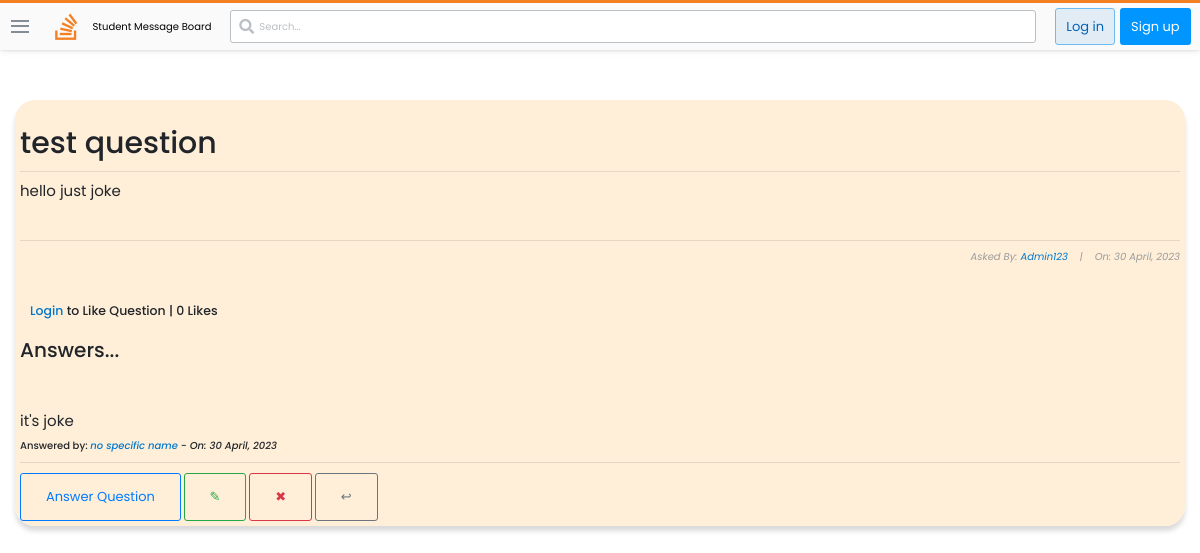
The app's page /questions/9/ with its own data.
### stackbase/models.py (models this page shows, shortened)
class Question(models.Model):
    user = models.ForeignKey(User, on_delete=models.CASCADE)
    title = models.CharField(max_length=10000)
    content = RichTextField()
    likes = models.ManyToManyField(User, related_name='question_post')
    date_created = models.DateTimeField(default=timezone.now)
    def total_likes(self):
        return self.likes.count()

class Comment(models.Model):
    question = models.ForeignKey(Question, related_name="comment", on_delete=models.CASCADE)
    name = models.CharField(max_length=1000)
    content = RichTextField()
    date_created = models.DateTimeField(default=timezone.now)

### stackbase/views.py (the view)
# urls.py: path('questions/<int:pk>/', views.QuestionDetailView.as_view(), name="question-detail"),
class QuestionDetailView(DetailView):
    model = Question
    def get_context_data(self, *args, **kwargs):
        context = super(QuestionDetailView, self).get_context_data()
        something = get_object_or_404(Question, id=self.kwargs['pk'])
        total_likes = something.total_likes()
        liked = False
        if something.likes.filter(id=self.request.user.id).exists():
            liked = True
        context['total_likes'] = total_likes
        context['liked'] = liked
        return context

### stackbase/templates/stackbase/question_detail.html (shortened to what this page needs)
{% extends 'base.html' %}
{% block content %}
<!DOCTYPE html>
<html lang="en">
<head>
</head>
<body>
    <div class="container">
        <div class="list-question">
            <div class="questions">
                <div class="container" style="background-color: rgba(255, 235, 209, 0.808); padding: 5px; box-shadow: rgba(0, 0, 0, 0.15) 0px 5px 5px 0px; border-radius: 20px;" >
                    <h3 id="fh3">{{question.title}}</h3>
                    <hr>
                    <h6 id="fh6">{{ question.content|safe }}</h6>
                    <hr>
                    <h6 id="fh6" style="font-size: 10px; font-style: italic; color: rgb(155, 155, 155); text-align: right;">Asked By: <a href="{% url 'profile' %}">{{ object.user|title }}</a>&nbsp;&nbsp;&nbsp; |&nbsp;&nbsp;&nbsp; On: {{ object.date_created|date:"j F, Y" }}</h6>
                    <br>
                        <form action="{% url 'stackbase:like_post' object.pk %}" method="POST">
                            {% if user.is_authenticated %}
                                {% if liked %}
                                    <div style="display: flex; align-items: center; margin-left: 10px;">
                                        <button type="submit" name="question_id" value="{{ question.id }}" style="border: none; border-radius: 60px;"><img src="https://image.similarpng.com/very-thumbnail/2020/06/Dislike-icon-transparent-PNG.png" alt="" style="width: 40px;"></button> <h5 style="margin-left: 10px; cursor: pointer;"> |  {{ total_likes }} Likes</h5>
                                    </div>
                                {% else %}
                                    <div style="display: flex; align-items: center; margin-left: 10px;">
                                        <button type="submit" name="question_id" value="{{ question.id }}" style="border: none; border-radius: 30px;"><img src="https://i.pinimg.com/originals/39/44/6c/39446caa52f53369b92bc97253d2b2f1.png" alt="" style="width: 40px;"></button> <h5 style="margin-left: 10px; cursor: pointer;"> |  {{ total_likes }} Likes</h5>
                                    </div>
                                {% endif %}
                            {% else %}
                                <h5 style="margin-left: 10px; cursor: pointer;"><a href="{% url 'login' %}">Login</a> to Like Question |  {{ total_likes }} Likes</h5>
                            {% endif %}
                        </form>
                    <br>
                    <h2>Answers...</h2> <br><br><br>
                    {% if not question.comment.all %}
                        <h3>No Answers yet... <a href="">Answer Question</a> </h3>
                    {% else %}
                        {% for comment in question.comment.all %}
                            <h3 style="font-weight: normal; font-size: 15px;">{{comment.content|safe}}</h3>
                            <h3 style="font-size: 10px;">Answered by: <i><a href="">{{comment.name}}</a> - On: {{comment.date_created|date:"j F, Y"}}</i></h3>
                            <hr>
                        {% endfor %}
                    {% endif %}
                    <a class="btn btn-outline-primary" id="fa" href="{% url 'stackbase:question-comment' question.id %}" style="text-decoration: none;">Answer Question</a>
                    <a style="text-decoration: none; " class="btn btn-outline-success" href="{% url 'stackbase:question-update' question.id %}">&#x270E;</a>
                    <a style="text-decoration: none; " class="btn btn-outline-danger" href="{% url 'stackbase:question-delete' question.id %}">&#x2716;</a>
                    <a style="text-decoration: none; " class="btn btn-outline-secondary" href="{% url 'stackbase:question-lists' %}">&#x21a9;</a>
                </div> <br><br>
                </div> <br>
            </div>
        </div>
        <br>
</body>
</html>
{% endblock content %}

### static/main.css (style rules this page uses)
:root { --white: #fff; --black: #0c0d0e; --orange: #f48024; --yellow: #fbf2d4; --green: #5eba7d; --blue: #0077cc; --powder: #e1ecf4; --red: #d1383d; --black-025: #fafafb; --black-050: #eff0f1; --black-075: #e4e6e8; --black-100: #d6d9dc; --black-150: #c8ccd0; --black-200: #bbc0c4; --black-300: #9fa6ad; --black-350: #9199a1; --black-400: #848d95; --black-500: #6a737c; --black-600: #535a60; --black-700: #3c4146; --black-750: #2f3337; --black-800: #242729; --black-900: #0c0d0e; --orange-050: #fff7f2; --orange-100: #fee3cf; --orange-200: #fcd0ad; --orange-300: #f7aa6d; --orange-400: #f48024; --orange-500: #f2720c; --orange-600: #da670b; --orange-700: #bd5c00; --orange-800: #a35200; --orange-900: #874600; --blue-050: #f2f9ff; --blue-100: #cfeafe; --blue-200: #addafc; --blue-300: #6cbbf7; --blue-400: #379fef; --blue-500: #0095ff; --blue-600: #0077cc; --blue-700: #0064bd; --blue-800: #0054a3; --blue-900: #004487; --powder-050: #f4f8fb; --powder-100: #e1ecf4; --powder-200: #d1e5f1; --powder-300: #b3d3ea; --powder-400: #a0c7e4; --powder-500: #7aa7c7; --powder-600: #5b8db1; --powder-700: #39739d; --powder-800: #2c5777; --powder-900: #1e3c52; --green-025: #eef8f1; --green-050: #dcf0e2; --green-100: #cae8d4; --green-200: #a6d9b7; --green-300: #82ca9a; --green-400: #5eba7d; --green-500: #48a868; --green-600: #3d8f58; --green-700: #2f6f44; --green-800: #29603b; --green-900: #1e472c; --yellow-050: #fdf7e3; --yellow-100: #fbf2d4; --yellow-200: #f1e5bc; --yellow-300: #e6d178; --yellow-400: #e9c63f; --yellow-500: #ddb624; --yellow-600: #cea51b; --yellow-700: #b89516; --yellow-800: #9f8010; --yellow-900: #826a0b; --red-050: #fdf3f4; --red-100: #f9d3d7; --red-200: #f4b4bb; --red-300: #e87c87; --red-400: #de535e; --red-500: #d1383d; --red-600: #c02d2e; --red-700: #ac2726; --red-800: #942121; --red-900: #7a1819; --gold: #ffcc01; --gold-lighter: #fff4d1; --gold-darker: #f1b600; --silver: #b4b8bc; --silver-lighter: #e8e8e8; --silver-darker: #9a9c9f; --bronze: #caa789; --bronze-lighter: #f2e9e1; --bronze-darker: #ab825f; --fc-dark: #0c0d0e; --fc-medium: #3c4146; --fc-light: #6a737c; --focus-ring: rgba(0,149,255,0.15); --focus-ring-success: rgba(166,217,183,0.4); --focus-ring-warning: rgba(233,198,63,0.4); --focus-ring-error: rgba(192,45,46,0.15); --focus-ring-muted: rgba(36,39,41,0.1); --bs-sm: 0 1px 2px rgba(0,0,0,0.05),0 1px 4px rgba(0,0,0,0.05),0 2px 8px rgba(0,0,0,0.05); --bs-md: 0 1px 3px rgba(0,0,0,0.06),0 2px 6px rgba(0,0,0,0.06),0 3px 8px rgba(0,0,0,0.09); --bs-lg: 0 1px 4px rgba(0,0,0,0.09),0 3px 8px rgba(0,0,0,0.09),0 4px 13px rgba(0,0,0,0.13); --scrollbar: rgba(0,0,0,0.2); --highlight-bg: #f6f6f6; --highlight-color: #2f3337; --highlight-comment: #656e77; --highlight-punctuation: var(--black-600); --highlight-namespace: #b75501; --highlight-attribute: #015692; --highlight-literal: #b75501; --highlight-symbol: #803378; --highlight-keyword: #015692; --highlight-variable: #54790d; --highlight-addition: #2f6f44; --highlight-deletion: #c02d2e; --dark-blue:#2b2d6e; --magnolia:#f7f6f9; }
*, *::before, *::after { margin: 0; padding: 0; box-sizing: border-box; }
html { font-family: Arial, "Helvetica Neue", Helvetica, sans-serif; font-size: 10px; color: var(--black-800); }
.container { width: 100%; max-width: 126.4rem; margin: 0 auto; padding: 0 1.5rem; }
a { text-decoration: none; color: var(--blue-600); cursor: pointer; }
.btn { text-align: center; font-size: 1.3rem; border-radius: 3px; transition: all 0.5s; padding: 1.3rem 2.5rem; }

### stackbase/templates/stackbase/question_detail.html (style rules this page uses)
body { margin-top: 100px; font-family: 'Poppins', sans-serif; }
#fh3 { text-align: center; font-size: 30px; padding-top: 20px; text-align: left; }
#fh6 { text-align: left; font-size: 15px; padding-bottom: 20px; font-weight: normal; }

### records on screen
Question: title "test question", content "hello just joke", user "Admin123", date_created "30 April, 2023"
Comment: content "it's joke", name "no specific name", date_created "30 April, 2023"

### other values on screen
{{ total_likes }} "0"
